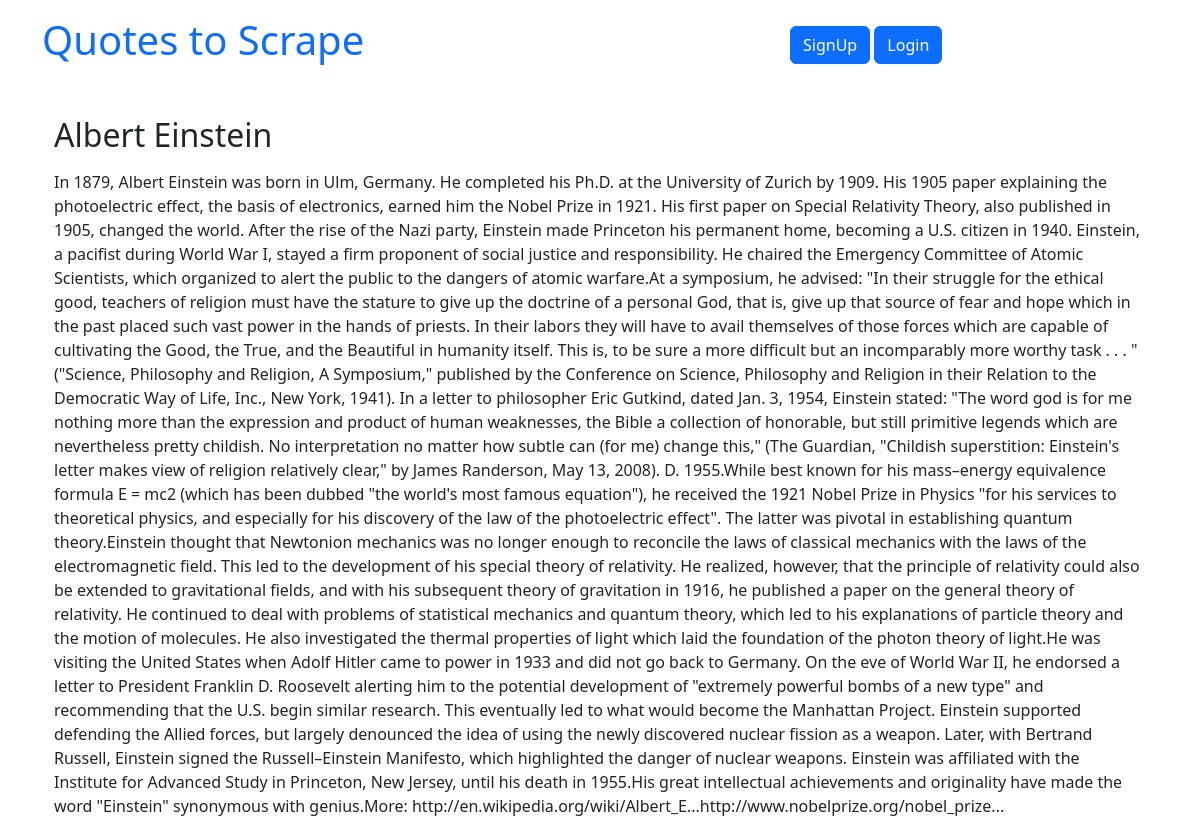
Page /author/1 on the committed database.
### quotes/models.py (models this page shows, shortened)
class Author(models.Model):
    fullname = models.CharField(max_length=50)
    born_date = models.CharField(max_length=50)
    born_location = models.CharField(max_length=100)
    description = models.TextField()
    created_at = models.DateTimeField(auto_now_add=True)

### quotes/views.py (the view)
# urls.py: path('author/<int:id>', views.author_info, name="author_info"), #quotes:author_info
def author_info(request, id):
    author = Author.objects.get(pk=id)
    return render(request, 'quotes/author_info.html', context={'author':author})

### quotes/templates/quotes/author_info.html
{% extends 'quotes/base.html' %}
{% block content %}
    <div class="container mt-3" >
        <h2>{{ author.fullname }}</h2>
    </div>
    <div class="container mt-3" >
        <p>{{author.description}}</p>
    </div>
{% endblock %}

### rows in the picture
Author: fullname "Albert Einstein", description "In 1879, Albert Einstein was born in Ulm, Germany. He completed his Ph.D. at the University of Zurich by 1909. His 1905 paper explaining the photoelectric effect, the basis of electronics, earned him the Nobel Prize in 1921. His first paper on Special Relativity Theory, also published in 1905, changed the world. After the rise of the Nazi party, Einstein made Princeton his permanent home, becoming a U.S. citizen in 1940. Einstein, a pacifist during World War I, stayed a firm proponent of social justice and responsibility. He chaired the Emergency Committee of Atomic Scientists, which organized to alert the public to the dangers of atomic warfare.At a symposium, he advised: \"In their…"
